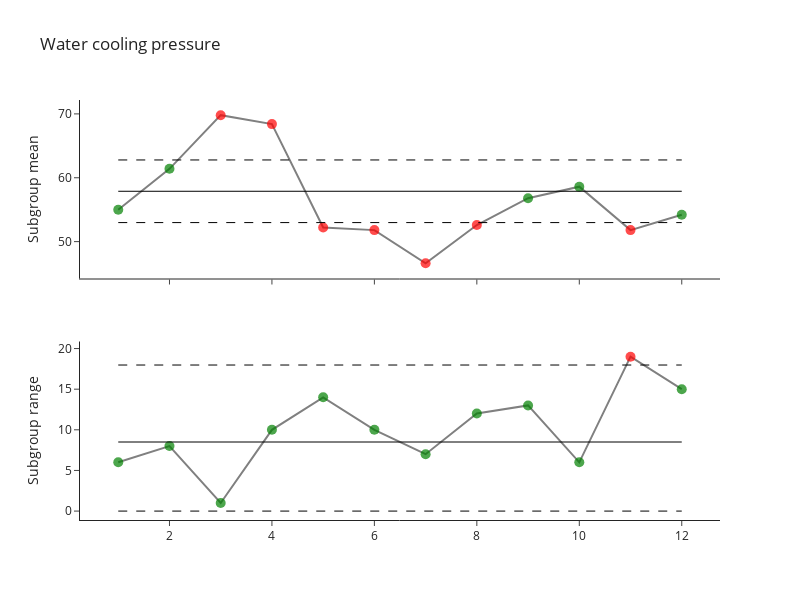

Write notebook code for a chart like this one.
### Markdown cell above
## The saved control limits can be loaded into another XbarR chart

### Code cell
another_chart = XbarR()
another_chart.load('chart_params.json')
# Calculate the ranges and means for new data
another_chart.predict(values=values[12:, :], labels=labels[12:])
# plot the chart
another_chart.plot()

### Figure 1 — Plotly figure (JSON) as saved in the notebook; plotly's stock layout.template omitted (floating-point values rounded to 4 significant figures)
{"data": [{"customdata": [["2021-12-17", "Subgroup mean: 55.0"], ["2021-12-18", "Subgroup mean: 61.4"], ["2021-12-21", "Subgroup mean: 69.8"], ["2021-12-22", "Subgroup mean: 68.4"], ["2022-01-04", "Subgroup mean: 52.2"], ["2022-01-05", "Subgroup mean: 51.8"], ["2022-01-06", "Subgroup mean: 46.6"], ["2022-01-07", "Subgroup mean: 52.6"], ["2022-01-08", "Subgroup mean: 56.8"], ["2022-01-11", "Subgroup mean: 58.6"], ["2022-01-12", "Subgroup mean: 51.8"], ["2022-01-13", "Subgroup mean: 54.2"]], "hovertemplate": "<b>%{customdata[0]}</b><br>%{customdata[1]}", "line": {"color": "gray"}, "marker": {"color": ["green", "green", "red", "red", "red", "red", "red", "red", "green", "green", "red", "green"], "opacity": 0.7, "size": 10}, "mode": "markers+lines", "name": "", "showlegend": false, "type": "scatter", "x": [1, 2, 3, 4, 5, 6, 7, 8, 9, 10, 11, 12], "xaxis": "x", "y": [55, 61.4, 69.8, 68.4, 52.2, 51.8, 46.6, 52.6, 56.8, 58.6, 51.8, 54.2], "yaxis": "y"}, {"customdata": [52.98, 52.98], "hovertemplate": "<b>%{customdata}", "line": {"color": "black", "dash": "dash", "width": 1}, "mode": "lines", "name": "", "type": "scatter", "x": [1, 12], "xaxis": "x", "y": [52.98, 52.98], "yaxis": "y"}, {"customdata": [62.79, 62.79], "hovertemplate": "<b>%{customdata}", "line": {"color": "black", "dash": "dash", "width": 1}, "mode": "lines", "name": "", "type": "scatter", "x": [1, 12], "xaxis": "x", "y": [62.79, 62.79], "yaxis": "y"}, {"customdata": [57.88, 57.88], "hovertemplate": "<b>%{customdata}", "line": {"color": "black", "width": 1}, "mode": "lines", "name": "", "type": "scatter", "x": [1, 12], "xaxis": "x", "y": [57.88, 57.88], "yaxis": "y"}, {"customdata": [["2021-12-17", "Subgroup range: 6"], ["2021-12-18", "Subgroup range: 8"], ["2021-12-21", "Subgroup range: 1"], ["2021-12-22", "Subgroup range: 10"], ["2022-01-04", "Subgroup range: 14"], ["2022-01-05", "Subgroup range: 10"], ["2022-01-06", "Subgroup range: 7"], ["2022-01-07", "Subgroup range: 12"], ["2022-01-08", "Subgroup range: 13"], ["2022-01-11", "Subgroup range: 6"], ["2022-01-12", "Subgroup range: 19"], ["2022-01-13", "Subgroup range: 15"]], "hovertemplate": "<b>%{customdata[0]}</b><br>%{customdata[1]}", "line": {"color": "gray"}, "marker": {"color": ["green", "green", "green", "green", "green", "green", "green", "green", "green", "green", "red", "green"], "opacity": 0.7, "size": 10}, "mode": "markers+lines", "name": "", "showlegend": false, "type": "scatter", "x": [1, 2, 3, 4, 5, 6, 7, 8, 9, 10, 11, 12], "xaxis": "x2", "y": [6, 8, 1, 10, 14, 10, 7, 12, 13, 6, 19, 15], "yaxis": "y2"}, {"customdata": [17.97, 17.97], "hovertemplate": "<b>%{customdata}", "line": {"color": "black", "dash": "dash", "width": 1}, "mode": "lines", "name": "", "type": "scatter", "x": [1, 12], "xaxis": "x2", "y": [17.97, 17.97], "yaxis": "y2"}, {"customdata": [0, 0], "hovertemplate": "<b>%{customdata}", "line": {"color": "black", "dash": "dash", "width": 1}, "mode": "lines", "name": "", "type": "scatter", "x": [1, 12], "xaxis": "x2", "y": [0, 0], "yaxis": "y2"}, {"customdata": [8.5, 8.5], "hovertemplate": "<b>%{customdata}", "line": {"color": "black", "width": 1}, "mode": "lines", "name": "", "type": "scatter", "x": [1, 12], "xaxis": "x2", "y": [8.5, 8.5], "yaxis": "y2"}], "layout": {"height": 600, "showlegend": false, "title": {"text": "Water cooling pressure"}, "width": 800, "xaxis": {"anchor": "y", "domain": [0, 1], "matches": "x2", "showgrid": false, "showticklabels": false}, "xaxis2": {"anchor": "y2", "domain": [0, 1]}, "yaxis": {"anchor": "x", "domain": [0.575, 1], "showgrid": false, "title": {"text": "Subgroup mean"}}, "yaxis2": {"anchor": "x2", "domain": [0, 0.425], "showgrid": false, "title": {"text": "Subgroup range"}}}}
